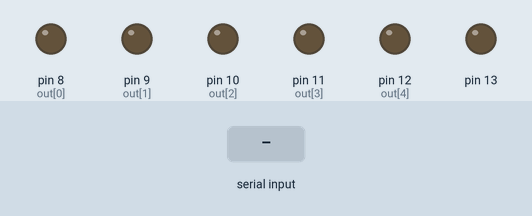
Bench run of a sketch on a simulated Arduino Uno, built with avr-gcc and run on an emulated ATmega328P. Shown: output pins drawn as LEDs (lit = HIGH). The test bench sets the inputs (shaded band). What the sketch prints to the serial monitor is not drawn.

Above: at 1.2 s.
1.3 s: "1\n" received over Serial
At 2.5 s:
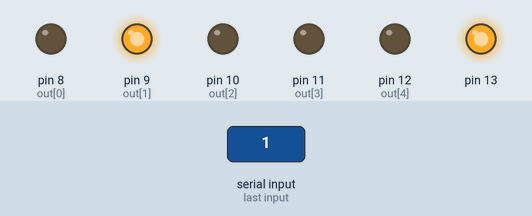
2.8 s: "90,45\n" received over Serial
At 3.9 s:
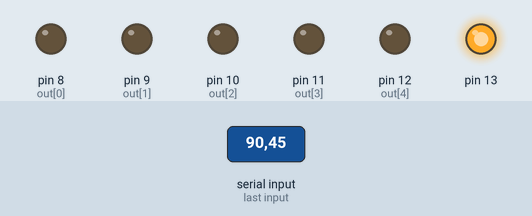
4.3 s: "1\n" received over Serial
At 5.1 s:
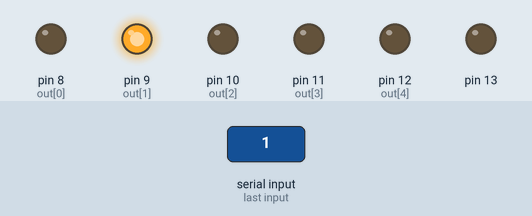
5.8 s: "30,150\n" received over Serial
At 6.2 s:
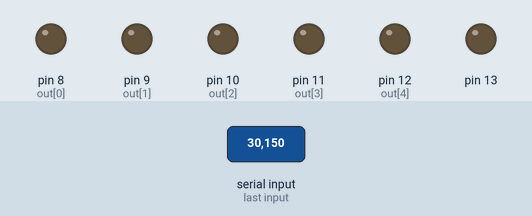
7.3 s: "90\n" received over Serial
At 8.5 s:
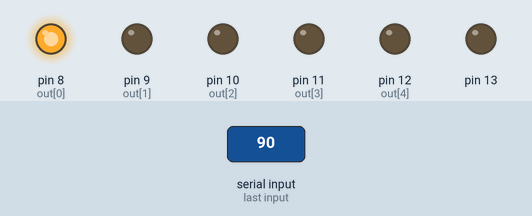
8.8 s: "5\n" received over Serial
At 9.6 s:
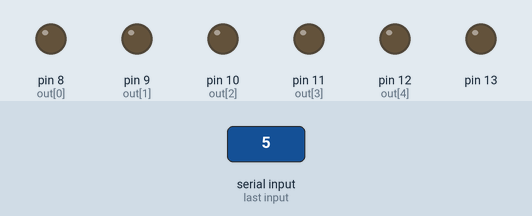
Timing chart, 0 to 11.3 s (numbered marks = the images above; inputs shaded):
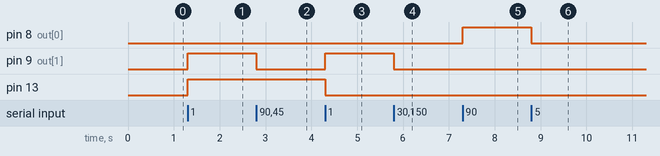

The sketch:

sketch_jul28a.ino
```cpp
int x;

int out[5] = {8,9,10,11,12};

bool state = true;
void setup() {

 for(int i =0;i<5;i++)
  pinMode(out[i],OUTPUT);

 Serial.begin(115200);
 Serial.setTimeout(1);

 pinMode(13,OUTPUT);
}
void loop() {
 while (!Serial.available());
 x = Serial.readString().toInt();
 Serial.print(x);

 if(x ==1){
  digitalWrite(13,state);
  //delay(10);
  state = !state;
 }

 output(x);
}


void output(int i){

for(int k = 0;k<5;k++){
  if(k == i)
    digitalWrite(out[k],HIGH);

  else
    digitalWrite(out[k],LOW);

}
}
```

Measured:
- after the input at 1.3 s, pin 9 (out[1]), pin 13: LOW → HIGH at once
- after the input at 2.8 s, pin 9 (out[1]): HIGH → LOW at once
- after the input at 4.3 s, pin 9 (out[1]): LOW → HIGH at once; pin 13: HIGH → LOW at once
- after the input at 5.8 s, pin 9 (out[1]): HIGH → LOW at once
- after the input at 7.3 s, pin 8 (out[0]): LOW → HIGH at once
- after the input at 8.8 s, pin 8 (out[0]): HIGH → LOW at once
